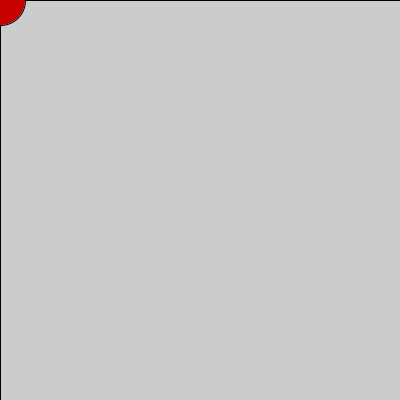
Frame 1 (no input)
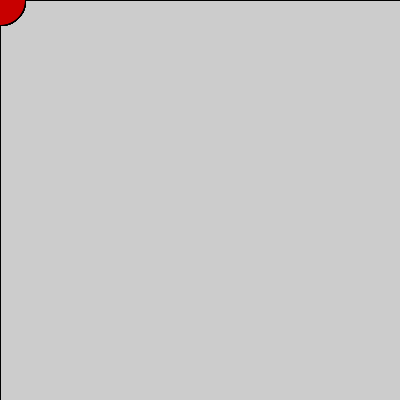
Frame 60 (the mouse pressed at the canvas centre just before this capture)
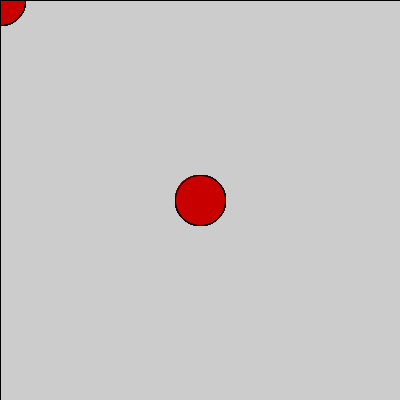
Frame 120 (the mouse held since frame 60 and released just before this capture)

The Processing sketch that drew these frames (run headless with seeded random() and noise(); from frame 60 on, the mouse is pressed at the canvas centre):

// Processing sketch: processing_129342
// ── processing_129342.pde

//stephanie Jeong yujeongj copyright 2014
float x, y;
float wd,ht;


void setup()
{
  size(400,400);
}  
 
 
 void draw()
{ 
  //background(0);
  fill(0,0);
  rectMode(CORNER);
  rect(0,0,width,height);
  x=mouseX;
  y=mouseY;
  wd=100;
  ht=100;

fill(200,0,0);
ellipse(x,y,50,50);
}
